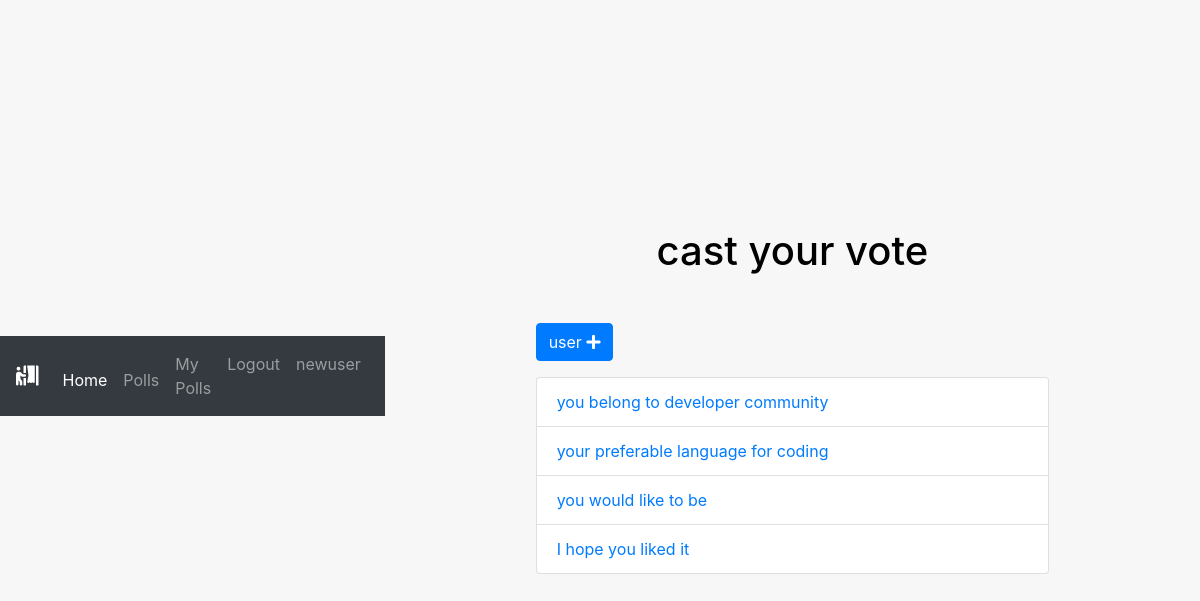
/pollapp/polls/user/ (signed in), run on the app's committed database.
### pollapp/models.py (models this page shows, shortened)
class Poll(models.Model):
    owner = models.ForeignKey(User, on_delete=models.CASCADE)
    text = models.TextField()
    pub_date = models.DateTimeField(default=timezone.now)
    active = models.BooleanField(default=True)
    created_at = models.DateTimeField(auto_now_add=True)

### pollapp/views.py (the view)
# urls.py: path('polls/user/', views.user_view, name='user'),
@login_required()
def user_view(request):
    all_polls = Poll.objects.all()
    search_term = ''
    if 'name' in request.GET:
         all_polls = all_polls.order_by('text')
    if 'vote' in request.GET:
        all_polls = all_polls.annotate(Count('vote')).order_by('vote__count')
    if 'search' in request.GET:
        search_term = request.GET['search']
        all_polls = all_polls.filter(text__icontains=search_term)
    paginator = Paginator(all_polls, 6)  # Show 6 contacts per page
    page = request.GET.get('page')
    polls = paginator.get_page(page)
    get_dict_copy = request.GET.copy()
    params = get_dict_copy.pop('page', True) and get_dict_copy.urlencode()
    context = {
        'polls': polls,
        'params': params,
        'search_term': search_term,
    }
    return render(request, 'polls/user_poll.html', context)

### pollapp/templates/polls/user_poll.html (shortened to what this page needs)
{% extends 'base.html' %}
 {% load static %}
{% block custom_css %}
<link rel="stylesheet" href="{% static 'css/home_style.css' %}">
{% endblock custom_css %}
{% block content %}
<div class="container">
    <div class="row">
        <div class="col-md-8 offset-sm-2">
            <h1 class="text-center mb-5">cast your vote </h1>
            <a class="btn btn-primary mb-3 float" href="{% url 'pollapp:user' %}" role="button">user <i class="fas fa-plus"></i></a>
         <ul class="list-group float-center:">
        {% for poll in polls %}
        <li class="list-group-item text-left">
        <a href="{% url 'pollapp:detail' poll.id %}">{{ poll.text|truncatewords:5 }}
            </a>
        </li>
        {% endfor %}
    </ul>
</div>
</div>
</div>
{% endblock content %}

### static/css/home_style.css (style rules this page uses)
html, body { height: 100%; margin: 0; padding: 0; color: black; }
html { background-image: url('C:\Users\KARTIK\OneDrive\Desktop\pollbooth\polls\static\img\background.jpg'); background-size: cover; }
body { background: hsl(220deg, 10%, 97%); margin: 0; padding: 0; display: flex; align-items: center; justify-content: center; }

### data on the page
Poll: text "you belong to developer community"
Poll: text "your preferable language for coding"
Poll: text "you would like to be"
Poll: text "I hope you liked it"
